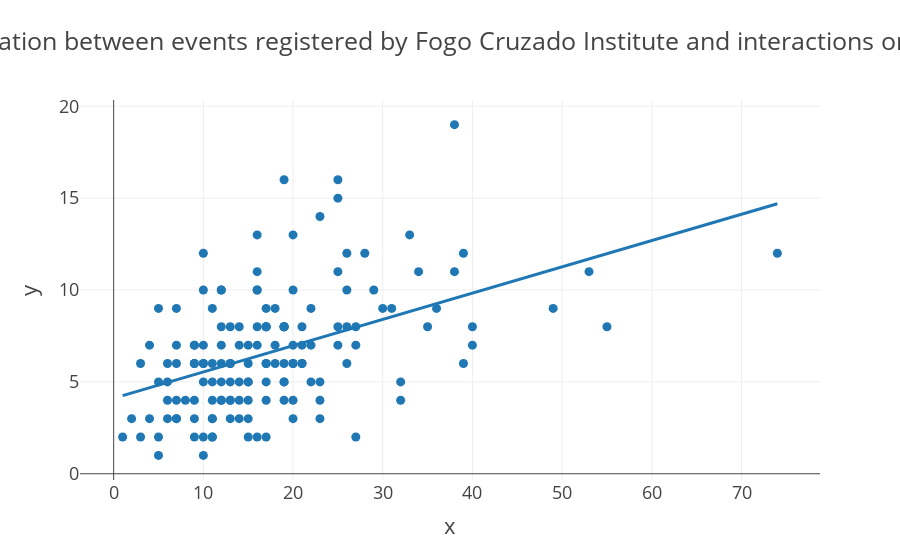

The notebook cell saved with this chart:
### Markdown cell above
# Scatterplot

### Code cell
y = rank_rio.values
x = interactions_per_day_rj['total'].values


px.scatter(x=x, y=y, title='c) Correlation between events registered by Fogo Cruzado Institute and interactions on Twitter', template='presentation',trendline='ols')

### Figure 1 — Plotly figure (JSON) as saved in the notebook; plotly's stock layout.template omitted (floating-point values rounded to 4 significant figures; data arrays with more than 128 entries replaced by an {"elided": "..."} marker saying what was removed)
{"data": [{"hovertemplate": "x=%{x}<br>y=%{y}<extra></extra>", "legendgroup": "", "marker": {"color": "#1F77B4", "symbol": "circle"}, "mode": "markers", "name": "", "orientation": "v", "showlegend": false, "type": "scatter", "x": {"elided": "149 int values"}, "xaxis": "x", "y": {"elided": "149 int values"}, "yaxis": "y"}, {"hovertemplate": "<b>OLS trendline</b><br>y = 0.143116 * x + 4.10561<br>R<sup>2</sup>=0.225412<br><br>x=%{x}<br>y=%{y} <b>(trend)</b><extra></extra>", "legendgroup": "", "marker": {"color": "#1F77B4", "symbol": "circle"}, "mode": "lines", "name": "", "showlegend": false, "type": "scatter", "x": {"elided": "149 int values"}, "xaxis": "x", "y": {"elided": "149 float values"}, "yaxis": "y"}], "layout": {"legend": {"tracegroupgap": 0}, "title": {"text": "c) Correlation between events registered by Fogo Cruzado Institute and interactions on Twitter"}, "xaxis": {"anchor": "y", "domain": [0, 1], "title": {"text": "x"}}, "yaxis": {"anchor": "x", "domain": [0, 1], "title": {"text": "y"}}}}
